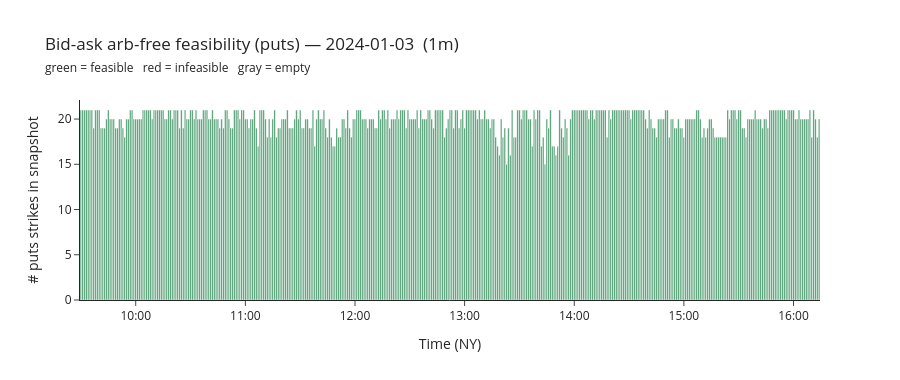

Notebook code for this chart:
### Code cell
# ── Bid-ask arbitrage-free feasibility check ─────────────────────────────
# For each snapshot, check via LP whether there exists any price curve within
# the observed spreads that is arb-free (convex in K; monotone: calls decrease,
# puts increase with K — no call/put-spread or butterfly arb).

import datetime as _dt
from zoneinfo import ZoneInfo

import plotly.graph_objects as go
from scipy.optimize import linprog

_ny = ZoneInfo("America/New_York")


def bid_ask_arb_free(strikes, bids, asks, is_call=True):
    """Return (feasible: bool, prices: array | None).

    LP feasibility: does there exist C_i with b_i <= C_i <= a_i that is
    convex in strike and monotone (calls: decreasing; puts: increasing)?
    """
    K = np.asarray(strikes, dtype=float)
    n = len(K)
    if n < 2:
        return True, np.asarray(bids, dtype=float)

    A_ub, b_ub = [], []

    # Monotonicity
    for i in range(n - 1):
        row = np.zeros(n)
        if is_call:
            row[i + 1] = 1.0  # C_{i+1} - C_i <= 0  (calls decrease with K)
            row[i] = -1.0
        else:
            row[i] = 1.0  # P_i - P_{i+1} <= 0  (puts increase with K)
            row[i + 1] = -1.0
        A_ub.append(row)
        b_ub.append(0.0)

    # Convexity (butterfly >= 0) at each interior point, unequal spacing
    for i in range(1, n - 1):
        dK_l = K[i] - K[i - 1]
        dK_r = K[i + 1] - K[i]
        dK = K[i + 1] - K[i - 1]
        row = np.zeros(n)
        row[i - 1] = -dK_r / dK
        row[i] = 1.0
        row[i + 1] = -dK_l / dK
        A_ub.append(row)
        b_ub.append(0.0)

    res = linprog(
        np.zeros(n),
        A_ub=np.array(A_ub),
        b_ub=np.array(b_ub),
        bounds=list(zip(bids, asks)),
        method="highs",
    )
    feasible = res.status == 0
    return feasible, res.x if feasible else None


# ── Run for every snapshot in batch_ts_list ───────────────────────────────
snap_data = snaps_puts if PUTS_ONLY else snaps_calls
opt_label = "puts" if PUTS_ONLY else "calls"

arb_check = []
for batch_ts in tqdm(batch_ts_list, desc="Arb-free check"):
    snap = snap_data.filter(pl.col("batch_ts") == batch_ts).sort("pure_strike")
    if snap.is_empty():
        arb_check.append(dict(ts=batch_ts, feasible=None, n_strikes=0))
        continue

    K = snap["pure_strike"].to_numpy().astype(float)
    b = snap["bid_norm"].to_numpy().astype(float)
    a = snap["ask_norm"].to_numpy().astype(float)

    feasible, _ = bid_ask_arb_free(K, b, a, is_call=not PUTS_ONLY)
    arb_check.append(dict(ts=batch_ts, feasible=feasible, n_strikes=len(K)))

n_ok = sum(r["feasible"] is True for r in arb_check)
n_bad = sum(r["feasible"] is False for r in arb_check)
n_skip = sum(r["feasible"] is None for r in arb_check)
print(
    f"Snapshots: {len(arb_check)}  |  arb-free: {n_ok}  |  infeasible: {n_bad}  |  empty: {n_skip}"
)

if n_bad:
    print("\nInfeasible snapshots:")
    for r in arb_check:
        if r["feasible"] is False:
            label = r["ts"].strftime("%H:%M:%S") if hasattr(r["ts"], "strftime") else str(r["ts"])
            print(f"  {label}  ({r['n_strikes']} strikes)")

# ── Timeline bar chart ────────────────────────────────────────────────────
colors = []
for r in arb_check:
    if r["feasible"] is None:
        colors.append("lightgray")
    elif r["feasible"]:
        colors.append("seagreen")
    else:
        colors.append("crimson")

x_dt = [
    r["ts"].astimezone(_ny)
    if hasattr(r["ts"], "astimezone")
    else _dt.datetime.fromtimestamp(float(r["ts"]) / 1e9, tz=_ny)
    for r in arb_check
]

fig = go.Figure(
    go.Bar(
        x=x_dt,
        y=[r["n_strikes"] for r in arb_check],
        marker_color=colors,
        hovertemplate="%{x|%H:%M:%S}<br>strikes=%{y}<extra></extra>",
    )
)
fig.update_layout(
    title=(
        f"Bid-ask arb-free feasibility ({opt_label}) — {TRADE_DATE}  ({BATCH_FREQ})<br>"
        "<span style='font-size:12px'>green = feasible &nbsp; red = infeasible &nbsp; gray = empty</span>"
    ),
    xaxis=dict(title="Time (NY)", tickformat="%H:%M"),
    yaxis=dict(title=f"# {opt_label} strikes in snapshot"),
    width=900,
    height=380,
    template="simple_white",
    showlegend=False,
)
fig.show()

### Figure 1 — Plotly figure (JSON) as saved in the notebook; plotly's stock layout.template omitted (floating-point values rounded to 4 significant figures; data arrays with more than 128 entries replaced by an {"elided": "..."} marker saying what was removed)
{"data": [{"hovertemplate": "%{x|%H:%M:%S}<br>strikes=%{y}<extra></extra>", "marker": {"color": {"elided": "405 str values"}}, "type": "bar", "x": {"elided": "405 str values"}, "y": {"elided": "405 int values"}}], "layout": {"height": 380, "showlegend": false, "title": {"text": "Bid-ask arb-free feasibility (puts) — 2024-01-03  (1m)<br><span style='font-size:12px'>green = feasible &nbsp; red = infeasible &nbsp; gray = empty</span>"}, "width": 900, "xaxis": {"tickformat": "%H:%M", "title": {"text": "Time (NY)"}}, "yaxis": {"title": {"text": "# puts strikes in snapshot"}}}}
